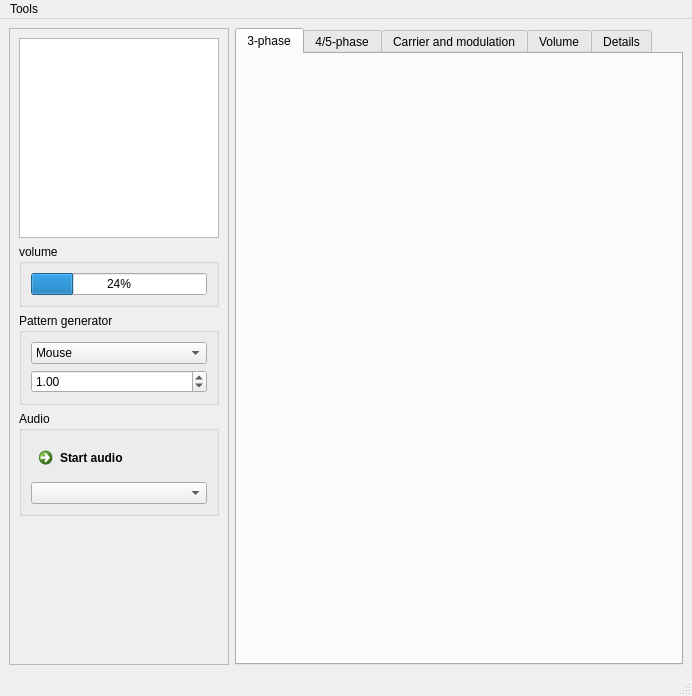
<?xml version="1.0" encoding="UTF-8"?>
<ui version="4.0">
 <class>MainWindow</class>
 <widget class="QMainWindow" name="MainWindow">
  <property name="geometry">
   <rect>
    <x>0</x>
    <y>0</y>
    <width>692</width>
    <height>696</height>
   </rect>
  </property>
  <property name="windowTitle">
   <string>restim</string>
  </property>
  <property name="windowIcon">
   <iconset>
    <normaloff>../resources/favicon.png</normaloff>../resources/favicon.png</iconset>
  </property>
  <widget class="QWidget" name="centralwidget">
   <layout class="QHBoxLayout" name="horizontalLayout">
    <item>
     <widget class="QFrame" name="frame">
      <property name="sizePolicy">
       <sizepolicy hsizetype="Fixed" vsizetype="Preferred">
        <horstretch>0</horstretch>
        <verstretch>0</verstretch>
       </sizepolicy>
      </property>
      <property name="frameShape">
       <enum>QFrame::StyledPanel</enum>
      </property>
      <property name="frameShadow">
       <enum>QFrame::Raised</enum>
      </property>
      <layout class="QVBoxLayout" name="verticalLayout">
       <item>
        <widget class="PhaseWidget" name="graphicsView">
         <property name="sizePolicy">
          <sizepolicy hsizetype="Fixed" vsizetype="Fixed">
           <horstretch>0</horstretch>
           <verstretch>0</verstretch>
          </sizepolicy>
         </property>
         <property name="minimumSize">
          <size>
           <width>200</width>
           <height>200</height>
          </size>
         </property>
         <property name="maximumSize">
          <size>
           <width>200</width>
           <height>200</height>
          </size>
         </property>
        </widget>
       </item>
       <item>
        <widget class="QGroupBox" name="groupBox_3">
         <property name="title">
          <string>volume</string>
         </property>
         <layout class="QVBoxLayout" name="verticalLayout_7">
          <item>
           <widget class="VolumeWidget" name="progressBar_volume">
            <property name="value">
             <number>24</number>
            </property>
           </widget>
          </item>
         </layout>
        </widget>
       </item>
       <item>
        <widget class="QGroupBox" name="groupBox">
         <property name="title">
          <string>Pattern generator</string>
         </property>
         <layout class="QVBoxLayout" name="verticalLayout_2">
          <item>
           <widget class="QComboBox" name="comboBox">
            <item>
             <property name="text">
              <string>Mouse</string>
             </property>
            </item>
            <item>
             <property name="text">
              <string>Circle</string>
             </property>
            </item>
            <item>
             <property name="text">
              <string>A</string>
             </property>
            </item>
            <item>
             <property name="text">
              <string>B</string>
             </property>
            </item>
            <item>
             <property name="text">
              <string>C</string>
             </property>
            </item>
           </widget>
          </item>
          <item>
           <widget class="QDoubleSpinBox" name="doubleSpinBox">
            <property name="singleStep">
             <double>0.100000000000000</double>
            </property>
            <property name="value">
             <double>1.000000000000000</double>
            </property>
           </widget>
          </item>
         </layout>
        </widget>
       </item>
       <item>
        <widget class="QGroupBox" name="groupBox_2">
         <property name="title">
          <string>Audio</string>
         </property>
         <layout class="QVBoxLayout" name="verticalLayout_4">
          <item>
           <widget class="QCommandLinkButton" name="startStopAudioButton">
            <property name="text">
             <string>Start audio</string>
            </property>
           </widget>
          </item>
          <item>
           <widget class="QComboBox" name="comboBox_phase_selection"/>
          </item>
         </layout>
        </widget>
       </item>
       <item>
        <spacer name="verticalSpacer">
         <property name="orientation">
          <enum>Qt::Vertical</enum>
         </property>
         <property name="sizeHint" stdset="0">
          <size>
           <width>20</width>
           <height>40</height>
          </size>
         </property>
        </spacer>
       </item>
      </layout>
     </widget>
    </item>
    <item>
     <widget class="QTabWidget" name="tabWidget">
      <property name="enabled">
       <bool>true</bool>
      </property>
      <property name="currentIndex">
       <number>0</number>
      </property>
      <widget class="TransformCalibrationSettingsWidget" name="tab_transform_calibration">
       <attribute name="title">
        <string>3-phase</string>
       </attribute>
      </widget>
      <widget class="FivePhaseSettingsWidget" name="tab_fivephase">
       <attribute name="title">
        <string>4/5-phase</string>
       </attribute>
       <layout class="QVBoxLayout" name="verticalLayout_3"/>
      </widget>
      <widget class="ModulationSettingsWidget" name="tab_carrier">
       <attribute name="title">
        <string>Carrier and modulation</string>
       </attribute>
      </widget>
      <widget class="QWidget" name="tab_volume">
       <attribute name="title">
        <string>Volume</string>
       </attribute>
       <layout class="QVBoxLayout" name="verticalLayout_6">
        <property name="spacing">
         <number>0</number>
        </property>
        <property name="leftMargin">
         <number>0</number>
        </property>
        <property name="topMargin">
         <number>0</number>
        </property>
        <property name="rightMargin">
         <number>0</number>
        </property>
        <property name="bottomMargin">
         <number>6</number>
        </property>
        <item>
         <widget class="VolumeControlWidget" name="volumeWidget" native="true"/>
        </item>
        <item>
         <spacer name="verticalSpacer_2">
          <property name="orientation">
           <enum>Qt::Vertical</enum>
          </property>
          <property name="sizeHint" stdset="0">
           <size>
            <width>20</width>
            <height>40</height>
           </size>
          </property>
         </spacer>
        </item>
       </layout>
      </widget>
      <widget class="WaveformDetailsWidget" name="tab_details">
       <attribute name="title">
        <string>Details</string>
       </attribute>
      </widget>
     </widget>
    </item>
   </layout>
  </widget>
  <widget class="QStatusBar" name="statusbar"/>
  <widget class="QMenuBar" name="menuBar">
   <property name="geometry">
    <rect>
     <x>0</x>
     <y>0</y>
     <width>692</width>
     <height>21</height>
    </rect>
   </property>
   <widget class="QMenu" name="menuTools">
    <property name="title">
     <string>Tools</string>
    </property>
    <addaction name="actionFunscript_conversion_2"/>
    <addaction name="actionPreferences"/>
   </widget>
   <addaction name="menuTools"/>
  </widget>
  <action name="actionFunscript_conversion_2">
   <property name="text">
    <string>Funscript conversion</string>
   </property>
  </action>
  <action name="actionPreferences">
   <property name="text">
    <string>Preferences</string>
   </property>
  </action>
 </widget>
 <customwidgets>
  <customwidget>
   <class>ModulationSettingsWidget</class>
   <extends>QWidget</extends>
   <header>qt_ui/modulationsettingswidget.h</header>
   <container>1</container>
  </customwidget>
  <customwidget>
   <class>PhaseWidget</class>
   <extends>QGraphicsView</extends>
   <header>qt_ui/phasewidget.h</header>
  </customwidget>
  <customwidget>
   <class>WaveformDetailsWidget</class>
   <extends>QWidget</extends>
   <header>qt_ui/waveformdetailswidget.h</header>
   <container>1</container>
  </customwidget>
  <customwidget>
   <class>TransformCalibrationSettingsWidget</class>
   <extends>QWidget</extends>
   <header>qt_ui/transformcalibrationsettingswidget.h</header>
   <container>1</container>
  </customwidget>
  <customwidget>
   <class>VolumeControlWidget</class>
   <extends>QWidget</extends>
   <header>qt_ui/volumecontrolwidget.h</header>
   <container>1</container>
  </customwidget>
  <customwidget>
   <class>VolumeWidget</class>
   <extends>QProgressBar</extends>
   <header>qt_ui/volumewidget.h</header>
  </customwidget>
  <customwidget>
   <class>FivePhaseSettingsWidget</class>
   <extends>QWidget</extends>
   <header>qt_ui/fivephasesettingswidget.h</header>
   <container>1</container>
  </customwidget>
 </customwidgets>
 <resources/>
 <connections/>
</ui>
